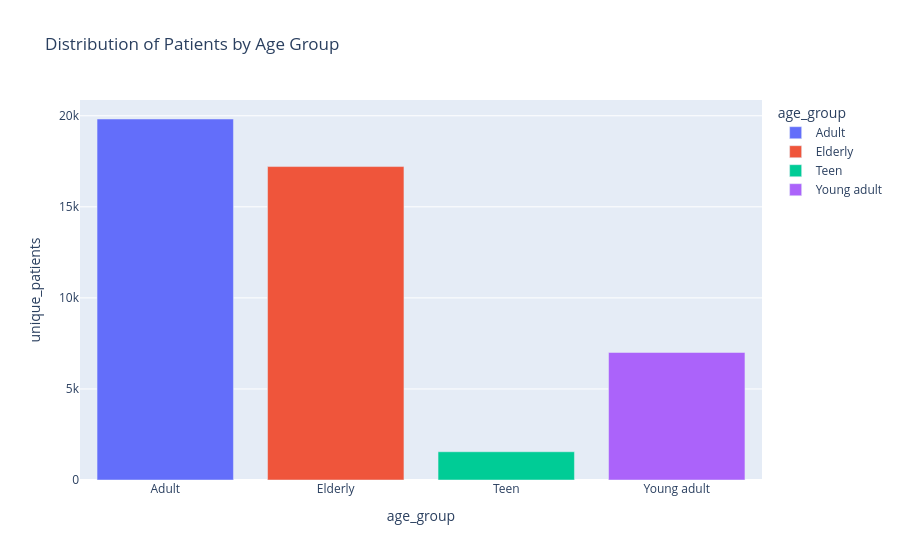

This figure's notebook cell:
### Code cell
age_counts = (healthcare.groupby('age_group')['name'].nunique().reset_index(name='unique_patients'))
fig = px.bar(
    age_counts,
    x='age_group',
    y='unique_patients',
    color='age_group',
    title='Distribution of Patients by Age Group'
)

fig.show()

### Figure 1 — Plotly figure (JSON) as saved in the notebook; plotly's stock layout.template omitted (floating-point values rounded to 4 significant figures)
{"data": [{"hovertemplate": "age_group=%{x}<br>unique_patients=%{y}<extra></extra>", "legendgroup": "Adult", "marker": {"color": "#636efa", "pattern": {"shape": ""}}, "name": "Adult", "orientation": "v", "showlegend": true, "textposition": "auto", "type": "bar", "x": ["Adult"], "xaxis": "x", "y": [19822], "yaxis": "y"}, {"hovertemplate": "age_group=%{x}<br>unique_patients=%{y}<extra></extra>", "legendgroup": "Elderly", "marker": {"color": "#EF553B", "pattern": {"shape": ""}}, "name": "Elderly", "orientation": "v", "showlegend": true, "textposition": "auto", "type": "bar", "x": ["Elderly"], "xaxis": "x", "y": [17210], "yaxis": "y"}, {"hovertemplate": "age_group=%{x}<br>unique_patients=%{y}<extra></extra>", "legendgroup": "Teen", "marker": {"color": "#00cc96", "pattern": {"shape": ""}}, "name": "Teen", "orientation": "v", "showlegend": true, "textposition": "auto", "type": "bar", "x": ["Teen"], "xaxis": "x", "y": [1551], "yaxis": "y"}, {"hovertemplate": "age_group=%{x}<br>unique_patients=%{y}<extra></extra>", "legendgroup": "Young adult", "marker": {"color": "#ab63fa", "pattern": {"shape": ""}}, "name": "Young adult", "orientation": "v", "showlegend": true, "textposition": "auto", "type": "bar", "x": ["Young adult"], "xaxis": "x", "y": [7003], "yaxis": "y"}], "layout": {"barmode": "relative", "legend": {"title": {"text": "age_group"}, "tracegroupgap": 0}, "title": {"text": "Distribution of Patients by Age Group"}, "xaxis": {"anchor": "y", "categoryarray": ["Adult", "Elderly", "Teen", "Young adult"], "categoryorder": "array", "domain": [0, 1], "title": {"text": "age_group"}}, "yaxis": {"anchor": "x", "domain": [0, 1], "title": {"text": "unique_patients"}}}}
